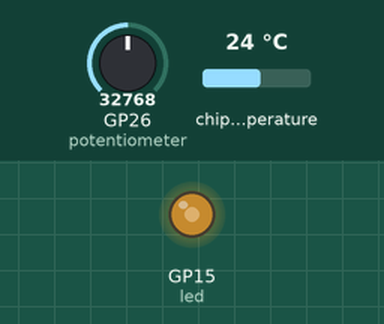
Simulated run of this program. Board: Raspberry Pi Pico running MicroPython. Shown: output pins drawn as LEDs (lit = HIGH). The test bench sets the inputs (shaded band); at power-on: GP26 (potentiometer) = 32768, chip temperature 24 °C (analog values on the 0–65535 scale).

Above: at 1.2 s.
1.3 s: GP26 (potentiometer) set to 45874
At 2.2 s:
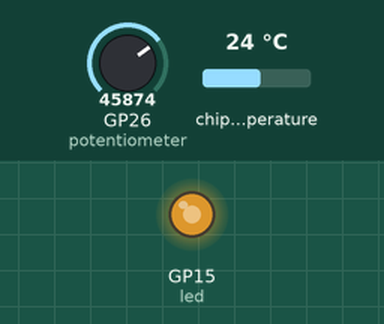
2.8 s: GP26 (potentiometer) set to 57670
At 3.3 s:
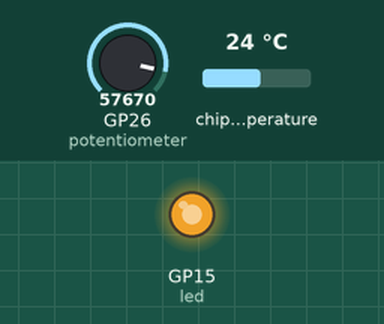
4.3 s: GP26 (potentiometer) set to 7864
At 5.5 s:
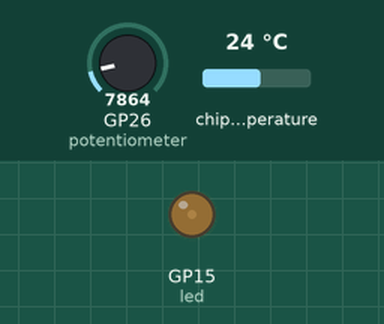
5.8 s: GP26 (potentiometer) set to 0
At 6.8 s:
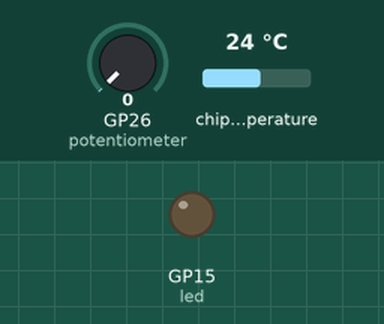
Timing chart, 0 to 8.3 s (numbered marks = the images above; inputs shaded):
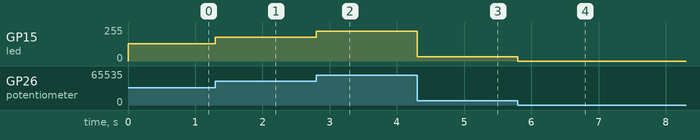

The program:

Potentiometer.py
```python
import machine
import utime

potentiometer = machine.ADC(26)
internal_temp = machine.ADC(4)
led = machine.PWM(machine.Pin(15))
led.freq(1000)

conversion_factor = 3.3 / (65535)

while True:
    voltage = potentiometer.read_u16() * conversion_factor
    temp_reading = internal_temp.read_u16() * conversion_factor
    temp_c = 27 - (temp_reading - 0.706)/0.001721
    # print(voltage)
    # print(temp_c)
    # utime.sleep(2)
    # Read the uint16 value from the potentiometer, and set that as the
    # duty cycle for the led - controlling the brightness via the
    # potentiometer
    led.duty_u16(potentiometer.read_u16())
```

Measured:
- after the input at 1.3 s, GP15 (led): 128/255 → 178/255 at once
- after the input at 2.8 s, GP15 (led): 178/255 → 224/255 at once
- after the input at 4.3 s, GP15 (led): 224/255 → 31/255 at once
- after the input at 5.8 s, GP15 (led): 31/255 → 0/255 at once
